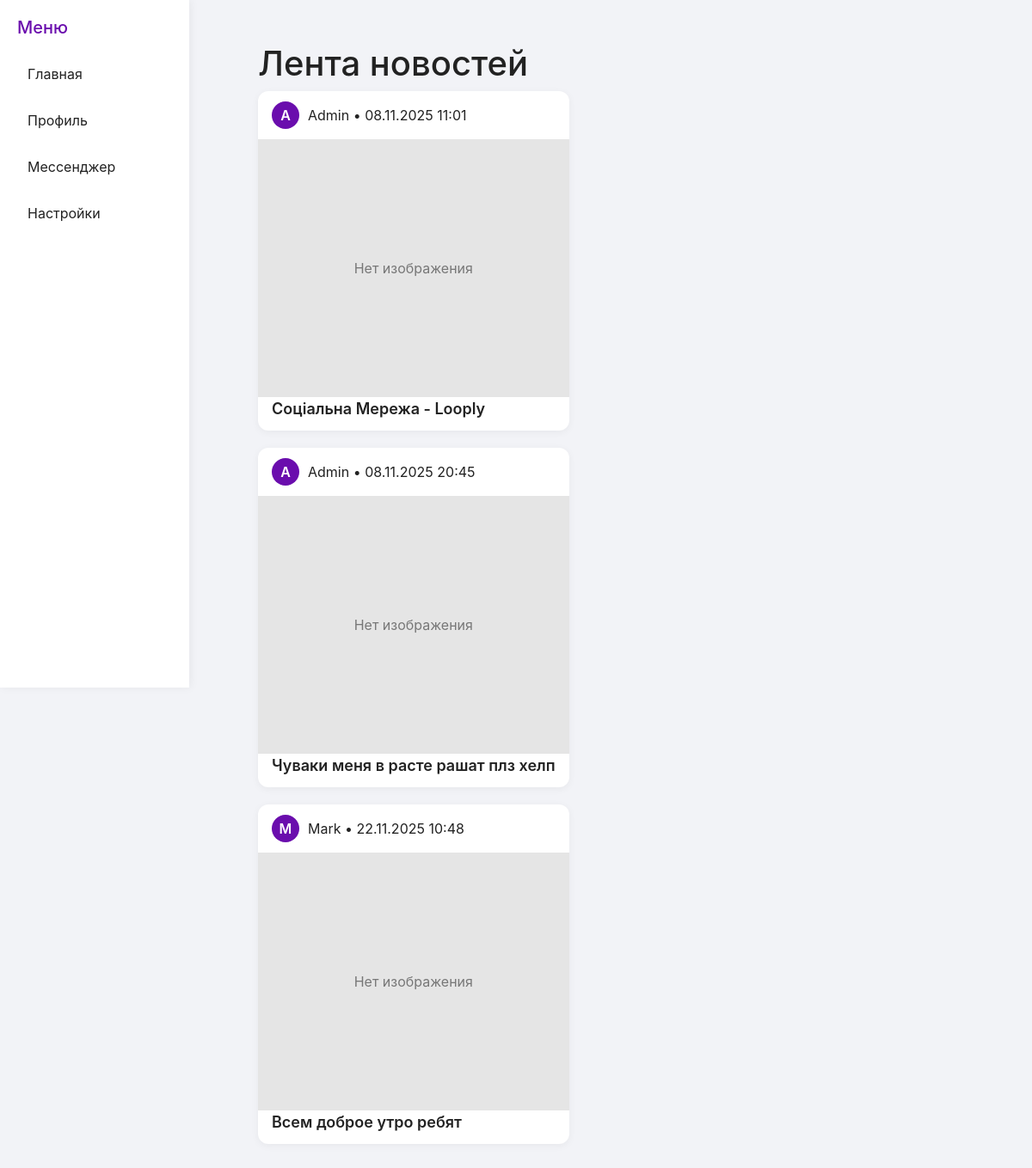
Page /main/ (signed in) on the committed database.
### LooplyApp/models.py (models this page shows, shortened)
class Post(models.Model):
    author = models.ForeignKey(User, on_delete=models.CASCADE, related_name='posts')
    title = models.CharField(max_length=150)
    content = models.CharField(null=True, blank=True)
    photos = models.ImageField(upload_to='posts/', blank=True, null=True)
    created_at = models.DateTimeField(auto_now_add=True)

class User(AbstractUser):
    ROLE_CHOICES = [
        ('user', 'Пользователь'),
        ('moder', 'Модератор'),
        ('admin', 'Администратор'),
    ]
    username = models.CharField(max_length=50, unique=True)
    email = models.EmailField(unique=True)
    avatar = models.ImageField(null=True, blank=True)
    bio = models.CharField(null=True, blank=True, max_length=150)
    role = models.CharField(max_length=20, choices=ROLE_CHOICES, default='user')
    USERNAME_FIELD = 'username'
    REQUIRED_FIELDS = ['email']

### LooplyApp/views.py (the view)
# urls.py: path('main/', views.main_view, name='main'),
def main_view(request):
    posts = Post.objects.all()
    return render(request, "main.html", {
        "posts": posts
    })

### templates/main.html (shortened to what this page needs)
{% extends "base.html" %}
{% load static %}
{% block content %}
<div class="sidebar">
    <h2>Меню</h2>
    <a href="{% url 'main' %}">Главная</a>
    <a href="{% url 'profile' user.id %}">Профиль</a>
    <a href="#">Мессенджер</a>
    <a href="#">Настройки</a>
</div>
<div class="main-container">
    <h1>Лента новостей</h1>
    {% if posts %}
        {% for post in posts %}
            <div class="post-card">
                <div class="post-header">
                    <a href="{% url 'profile_user' post.author.id %}"
                        style="text-decoration:none; color:inherit; display:flex; align-items:center; gap:10px;">
                        {% if post.author.profile.avatar %}
                            <img src="{{ post.author.profile.avatar.url }}" alt="Аватар" class="avatar">
                        {% else %}
                            <div class="avatar">
                                {{ post.author.username|slice:":1"|upper }}
                            </div>
                        {% endif %}
                        <span>{{ post.author.username }} • {{ post.created_at|date:"d.m.Y H:i" }}</span>
                    </a>
                </div>
                <a href="{% url 'post_detail' post.id %}" style="text-decoration:none; color:inherit;">
                    {% if post.image %}
                        <img src="{{ post.image.url }}" class="post-image">
                    {% else %}
                        <div class="post-image" style="background:#e5e5e5;display:flex;align-items:center;justify-content:center;color:#777;">
                            Нет изображения
                        </div>
                    {% endif %}
                    <div class="post-title">{{ post.title }}</div>
                </a>
            </div>
        {% endfor %}
    {% else %}
        <p class="no-posts">Пока нет постов 😔</p>
    {% endif %}
</div>
{% endblock %}

### static/css/style.css (style rules this page uses)
body { background: #f3f6f9; font-family: Inter, Segoe UI, system-ui, Arial, sans-serif; margin: 0; padding: 0; }
body { margin: 0; padding: 0; font-family: 'Inter', 'Segoe UI', sans-serif; background: linear-gradient(135deg, #e0f2ff, #f3f6f9); display: flex; justify-content: center; align-items: center; min-height: 100vh; }

### templates/main.html (style rules this page uses)
body { background: #f2f3f7; font-family: "Inter", sans-serif; color: #222; margin: 0; }
.sidebar { width: 220px; background: #fff; position: fixed; top: 0; left: 0; margin: 0; height: 100vh; padding: 20px; box-sizing: border-box; box-shadow: 2px 0 10px rgba(0,0,0,0.05); display: flex; flex-direction: column; }
.sidebar h2 { margin: 0 0 20px 0; font-size: 20px; color: #6A0DAD; }
.sidebar a { text-decoration: none; color: #222; padding: 10px 12px; margin-bottom: 10px; border-radius: 8px; transition: background 0.2s; }
.main-container { max-width: 1000px; margin-left: 280px; margin-right: auto; margin-top: 30px; margin-bottom: 30px; padding: 20px; }
.post-card { border-radius: 12px; overflow: hidden; background: #fff; box-shadow: 0 2px 10px rgba(0,0,0,0.05); margin-bottom: 20px; text-decoration: none; color: inherit; transition: transform 0.2s ease, box-shadow 0.2s ease; }
.post-header { display: flex; justify-content: space-between; align-items: center; padding: 12px 16px; }
.avatar { width: 32px; height: 32px; border-radius: 50%; display: flex; align-items: center; justify-content: center; font-weight: 600; color: #fff; text-transform: uppercase; background-color: #6A0DAD; }
.post-title { padding: 0 16px 12px 16px; font-size: 18px; font-weight: 600; color: #222; }
.post-image { width: 100%; height: 300px; object-fit: cover; }

### rows in the picture
Post: author.username "A", author.username "Admin", created_at "08.11.2025 11:01", title "Соціальна Мережа - Looply"
Post: author.username "A", author.username "Admin", created_at "08.11.2025 20:45", title "Чуваки меня в расте рашат плз хелп"
Post: author.username "M", author.username "Mark", created_at "22.11.2025 10:48", title "Всем доброе утро ребят"
